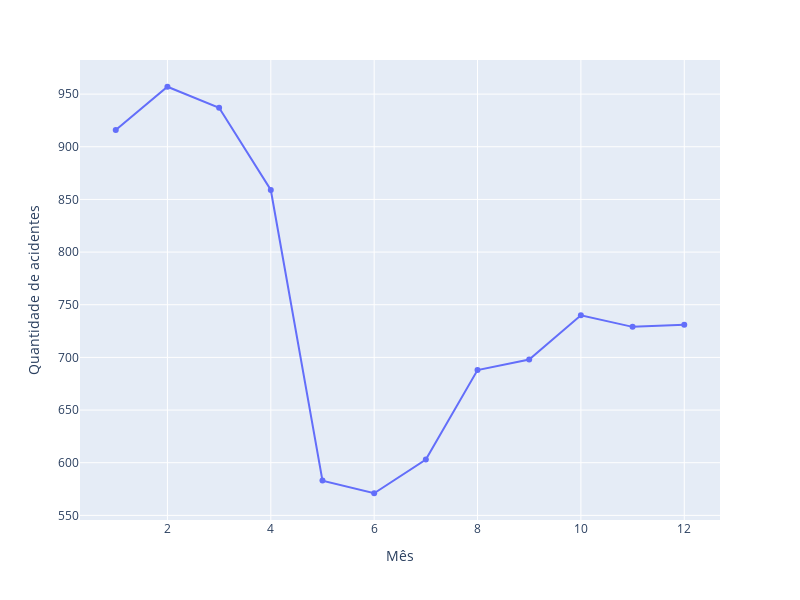

Notebook code cell kept with this figure:
### Code cell
df_new["Mês"] = df_new["ocorrencia_tempo"].dt.month
data = df_new["Mês"].value_counts().sort_index()

fig = px.line(
    x=data.index,
    y=data.values,
    markers=True,
    labels={"x": "Mês", "y": "Quantidade de acidentes"},
    width=800,
    height=600
)
fig.show()

### Figure 1 — Plotly figure (JSON) as saved in the notebook; plotly's stock layout.template omitted (floating-point values rounded to 4 significant figures)
{"data": [{"hovertemplate": "Mês=%{x}<br>Quantidade de acidentes=%{y}<extra></extra>", "legendgroup": "", "line": {"color": "#636efa", "dash": "solid"}, "marker": {"symbol": "circle"}, "mode": "lines+markers", "name": "", "orientation": "v", "showlegend": false, "type": "scatter", "x": [1.0, 2.0, 3.0, 4.0, 5.0, 6.0, 7.0, 8.0, 9.0, 10.0, 11.0, 12.0], "xaxis": "x", "y": [916, 957, 937, 859, 583, 571, 603, 688, 698, 740, 729, 731], "yaxis": "y"}], "layout": {"height": 600, "legend": {"tracegroupgap": 0}, "margin": {"t": 60}, "width": 800, "xaxis": {"anchor": "y", "domain": [0, 1], "title": {"text": "Mês"}}, "yaxis": {"anchor": "x", "domain": [0, 1], "title": {"text": "Quantidade de acidentes"}}}}
